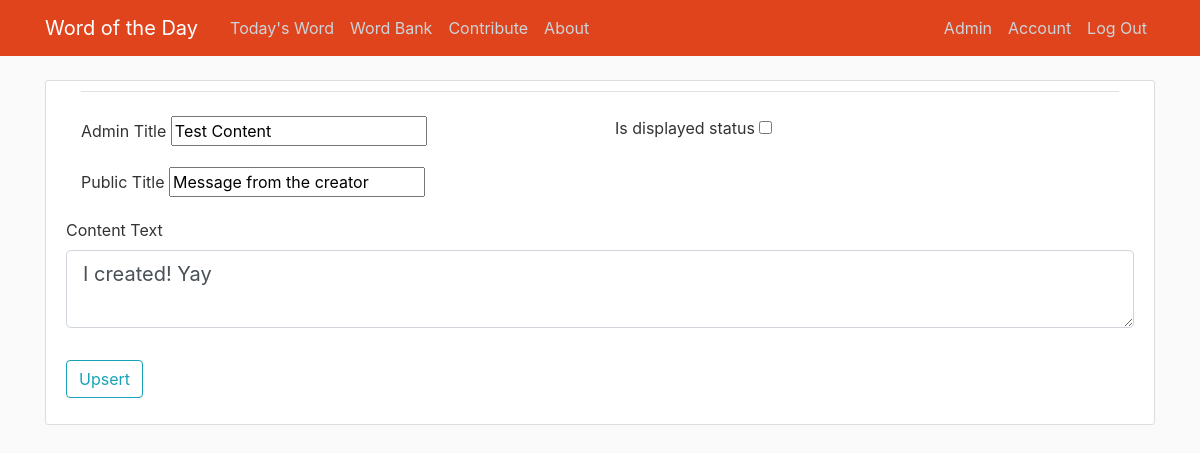
Page /content/update/5 (signed in) on the committed database.
### wotd/models.py (models this page shows)
class Content(db.Model):
    id = db.Column(db.Integer, primary_key=True)
    title = db.Column(db.String(100), nullable=False)
    private_title = db.Column(db.String(100), nullable=False)
    content = db.Column(db.Text, nullable=False)
    isActive = db.Column(db.Boolean, nullable=False, default=False)

### wotd/routes.py (the view)
@app.route("/content/update/<int:content_id>", methods=['GET', 'POST'])
@login_required
def content_update(content_id):
    if current_user.isAdmin is False:
        return redirect(url_for('home'))
    form = ContentForm()
    content = Content.query.filter_by(id=content_id).first()
    if form.validate_on_submit():
        if form.isActive.data is True:
            active = Content.query.filter_by(isActive=True).first()
            if active is not None:
                active.isActive = False
        content.title = form.title.data
        content.private_title = form.private_title.data
        content.content = form.content.data
        content.isActive = form.isActive.data
        db.session.commit()
        flash('Content updated, now be content!', 'success')
        return redirect(url_for('admin'))
    elif request.method == 'GET':
        form.title.data = content.title
        form.private_title.data = content.private_title
        form.content.data = content.content
        form.isActive.data = content.isActive
    return render_template('content_upsert.html', title='Update Content', form=form)

### wotd/forms.py
class ContentForm(FlaskForm):
    private_title = StringField('Admin Title', validators=[DataRequired()])
    title = StringField('Public Title', validators=[DataRequired()])
    content = TextAreaField('Content Text', validators=[DataRequired()])
    isActive = BooleanField('Is displayed status')
    submit = SubmitField('Upsert')

### wotd/models.py (called while the page is built)
@login_manager.user_loader
def load_user(user_id):
    return User.query.get(int(user_id))

### wotd/templates/content_upsert.html (shortened to what this page needs)
{% extends "layout.html" %}
{% block content %}
        <div class="content-section">
            <form method="POST" action="">
                <fieldset class="form-group">
                <div class="container">
                    <legend class="border-bottom mb-4">{{ legend }}</legend>
                    <div class="row">
                        <div class="col-md-6">
                            <div class="form-group">
                                {{ form.private_title.label(class="form-control-label") }}
                                {% if form.private_title.errors %}
                                    {{ form.private_title(class="is-invalid") }}
                                    <div class="invalid-feedback">
                                        {% for error in form.private_title.errors %}
                                            <span> {{ error }} </span>
                                        {% endfor %}
                                    </div>
                                {% else %}
                                    {{ form.private_title() }}
                                {% endif %}
                            </div>
                        </div>
                        <div class="col-md-6" class="form-group">
                            <div>
                                {{ form.isActive.label(class="form-control-label") }}
                                {% if form.isActive.errors %}
                                    {{ form.isActive(class="is-invalid") }}
                                    <div class="invalid-feedback">
                                        {% for error in form.isActive.errors %}
                                            <span> {{ error }} </span>
                                        {% endfor %}
                                    </div>
                                {% else %}
                                    {{ form.isActive() }}
                                {% endif %}
                            </div>
                        </div>
                    </div>
                    <div class="row">
                        <div class="form-group col-md-6">
                            <div>
                                {{ form.title.label(class="form-control-label") }}
                                {% if form.title.errors %}
                                    {{ form.title(class="is-invalid") }}
                                    <div class="invalid-feedback">
                                        {% for error in form.title.errors %}
                                            <span> {{ error }} </span>
                                        {% endfor %}
                                    </div>
                                {% else %}
                                    {{ form.title() }}
                                {% endif %}
                             </div>
                        </div>
                    </div>
                </div>
                <div class="form-group">
                    {{ form.content.label(class="form-control-label") }}
                    {% if form.content.errors %}
                        {{ form.content(class="form-control form-control-lg is-invalid") }}
                        <div class="invalid-feedback">
                            {% for error in form.content.errors %}
                                <span> {{ error }} </span>
                            {% endfor %}
                        </div>
                    {% else %}
                        {{ form.content(class="form-control form-control-lg") }}
                    {% endif %}
                </div>
            </fieldset>
            <div class="form-group">
                {{ form.submit(class="btn btn-outline-info") }}
            </div>
        </form>
    </div>
{% endblock content %}

### wotd/static/main.css (style rules this page uses)
body { background: #fafafa; color: #333333; margin-top: 5rem; }
.content-section { background: #ffffff; padding: 10px 20px; border: 1px solid #dddddd; border-radius: 3px; margin-bottom: 20px; }

### rows in the picture
Content: private_title "Test Content", title "Message from the creator", content "I created! Yay"
